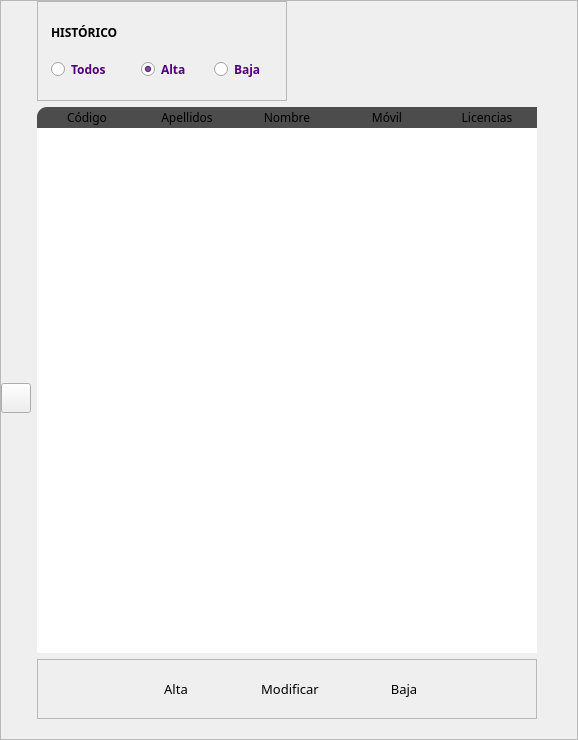
           <widget class="QFrame" name="frameTabla">
            <property name="sizePolicy">
             <sizepolicy hsizetype="Expanding" vsizetype="Expanding">
              <horstretch>0</horstretch>
              <verstretch>0</verstretch>
             </sizepolicy>
            </property>
            <property name="minimumSize">
             <size>
              <width>0</width>
              <height>740</height>
             </size>
            </property>
            <property name="mouseTracking">
             <bool>true</bool>
            </property>
            <property name="frameShape">
             <enum>QFrame::StyledPanel</enum>
            </property>
            <property name="frameShadow">
             <enum>QFrame::Sunken</enum>
            </property>
            <layout class="QGridLayout" name="gridLayout_6">
             <property name="leftMargin">
              <number>0</number>
             </property>
             <property name="topMargin">
              <number>0</number>
             </property>
             <property name="rightMargin">
              <number>40</number>
             </property>
             <property name="bottomMargin">
              <number>20</number>
             </property>
             <item row="0" column="1">
              <widget class="QFrame" name="frameRbt">
               <property name="sizePolicy">
                <sizepolicy hsizetype="Expanding" vsizetype="Expanding">
                 <horstretch>0</horstretch>
                 <verstretch>0</verstretch>
                </sizepolicy>
               </property>
               <property name="minimumSize">
                <size>
                 <width>0</width>
                 <height>0</height>
                </size>
               </property>
               <property name="maximumSize">
                <size>
                 <width>250</width>
                 <height>100</height>
                </size>
               </property>
               <property name="frameShape">
                <enum>QFrame::StyledPanel</enum>
               </property>
               <property name="frameShadow">
                <enum>QFrame::Raised</enum>
               </property>
               <layout class="QGridLayout" name="gridLayout_16">
                <property name="leftMargin">
                 <number>0</number>
                </property>
                <property name="horizontalSpacing">
                 <number>10</number>
                </property>
                <item row="0" column="0">
                 <widget class="QLabel" name="lblEstado_2">
                  <property name="maximumSize">
                   <size>
                    <width>75</width>
                    <height>20</height>
                   </size>
                  </property>
                  <property name="font">
                   <font>
                    <family>Poppins</family>
                    <pointsize>9</pointsize>
                    <weight>75</weight>
                    <bold>true</bold>
                   </font>
                  </property>
                  <property name="text">
                   <string>HISTÓRICO</string>
                  </property>
                 </widget>
                </item>
                <item row="1" column="0">
                 <widget class="QRadioButton" name="rbtTodos">
                  <property name="maximumSize">
                   <size>
                    <width>60</width>
                    <height>20</height>
                   </size>
                  </property>
                  <property name="font">
                   <font>
                    <family>Poppins</family>
                    <weight>75</weight>
                    <bold>true</bold>
                   </font>
                  </property>
                  <property name="styleSheet">
                   <string notr="true">color: #51007A;</string>
                  </property>
                  <property name="text">
                   <string>Todos</string>
                  </property>
                  <property name="checked">
                   <bool>false</bool>
                  </property>
                  <attribute name="buttonGroup">
                   <string notr="true">buttonGroup</string>
                  </attribute>
                 </widget>
                </item>
                <item row="1" column="1">
                 <widget class="QRadioButton" name="rbtAlta">
                  <property name="maximumSize">
                   <size>
                    <width>50</width>
                    <height>20</height>
                   </size>
                  </property>
                  <property name="font">
                   <font>
                    <family>Poppins</family>
                    <weight>75</weight>
                    <bold>true</bold>
                   </font>
                  </property>
                  <property name="styleSheet">
                   <string notr="true">color: #51007A;</string>
                  </property>
                  <property name="text">
                   <string>Alta</string>
                  </property>
                  <property name="checked">
                   <bool>true</bool>
                  </property>
                  <attribute name="buttonGroup">
                   <string notr="true">buttonGroup</string>
                  </attribute>
                 </widget>
                </item>
                <item row="1" column="2">
                 <widget class="QRadioButton" name="rbtBaja">
                  <property name="maximumSize">
                   <size>
                    <width>50</width>
                    <height>20</height>
                   </size>
                  </property>
                  <property name="font">
                   <font>
                    <family>Poppins</family>
                    <weight>75</weight>
                    <bold>true</bold>
                   </font>
                  </property>
                  <property name="styleSheet">
                   <string notr="true">color: #51007A;</string>
                  </property>
                  <property name="text">
                   <string>Baja</string>
                  </property>
                  <attribute name="buttonGroup">
                   <string notr="true">buttonGroup</string>
                  </attribute>
                 </widget>
                </item>
               </layout>
              </widget>
             </item>
             <item row="4" column="1" alignment="Qt::AlignHCenter">
              <widget class="QFrame" name="frameBtn">
               <property name="sizePolicy">
                <sizepolicy hsizetype="Expanding" vsizetype="Expanding">
                 <horstretch>0</horstretch>
                 <verstretch>0</verstretch>
                </sizepolicy>
               </property>
               <property name="minimumSize">
                <size>
                 <width>0</width>
                 <height>0</height>
                </size>
               </property>
               <property name="maximumSize">
                <size>
                 <width>500</width>
                 <height>60</height>
                </size>
               </property>
               <property name="frameShape">
                <enum>QFrame::StyledPanel</enum>
               </property>
               <property name="frameShadow">
                <enum>QFrame::Raised</enum>
               </property>
               <layout class="QGridLayout" name="gridLayout_5">
                <item row="0" column="0">
                 <layout class="QHBoxLayout" name="horizontalLayout_3">
                  <property name="spacing">
                   <number>0</number>
                  </property>
                  <item>
                   <spacer name="horizontalSpacer">
                    <property name="orientation">
                     <enum>Qt::Horizontal</enum>
                    </property>
                    <property name="sizeType">
                     <enum>QSizePolicy::Fixed</enum>
                    </property>
                    <property name="sizeHint" stdset="0">
                     <size>
                      <width>260</width>
                      <height>20</height>
                     </size>
                    </property>
                   </spacer>
                  </item>
                  <item>
                   <widget class="QPushButton" name="btnAltaDriver">
                    <property name="minimumSize">
                     <size>
                      <width>90</width>
                      <height>10</height>
                     </size>
                    </property>
                    <property name="maximumSize">
                     <size>
                      <width>75</width>
                      <height>30</height>
                     </size>
                    </property>
                    <property name="font">
                     <font>
                      <family>Poppins</family>
                      <pointsize>10</pointsize>
                     </font>
                    </property>
                    <property name="focusPolicy">
                     <enum>Qt::ClickFocus</enum>
                    </property>
                    <property name="styleSheet">
                     <string notr="true">border-radius:15px;</string>
                    </property>
                    <property name="text">
                     <string>Alta</string>
                    </property>
                   </widget>
                  </item>
                  <item>
                   <spacer name="horizontalSpacer_3">
                    <property name="orientation">
                     <enum>Qt::Horizontal</enum>
                    </property>
                    <property name="sizeType">
                     <enum>QSizePolicy::Fixed</enum>
                    </property>
                    <property name="sizeHint" stdset="0">
                     <size>
                      <width>30</width>
                      <height>20</height>
                     </size>
                    </property>
                   </spacer>
                  </item>
                  <item>
                   <widget class="QPushButton" name="btnModDriver">
                    <property name="sizePolicy">
                     <sizepolicy hsizetype="Fixed" vsizetype="Fixed">
                      <horstretch>0</horstretch>
                      <verstretch>0</verstretch>
                     </sizepolicy>
                    </property>
                    <property name="minimumSize">
                     <size>
                      <width>90</width>
                      <height>30</height>
                     </size>
                    </property>
                    <property name="maximumSize">
                     <size>
                      <width>90</width>
                      <height>30</height>
                     </size>
                    </property>
                    <property name="font">
                     <font>
                      <family>Poppins</family>
                      <pointsize>10</pointsize>
                     </font>
                    </property>
                    <property name="focusPolicy">
                     <enum>Qt::ClickFocus</enum>
                    </property>
                    <property name="styleSheet">
                     <string notr="true">border-radius:15px;</string>
                    </property>
                    <property name="text">
                     <string>Modificar</string>
                    </property>
                   </widget>
                  </item>
                  <item>
                   <spacer name="horizontalSpacer_4">
                    <property name="orientation">
                     <enum>Qt::Horizontal</enum>
                    </property>
                    <property name="sizeType">
                     <enum>QSizePolicy::Fixed</enum>
                    </property>
                    <property name="sizeHint" stdset="0">
                     <size>
                      <width>30</width>
                      <height>20</height>
                     </size>
                    </property>
                   </spacer>
                  </item>
                  <item>
                   <widget class="QPushButton" name="btnBajaDriver">
                    <property name="minimumSize">
                     <size>
                      <width>90</width>
                      <height>5</height>
                     </size>
                    </property>
                    <property name="maximumSize">
                     <size>
                      <width>90</width>
                      <height>30</height>
                     </size>
                    </property>
                    <property name="font">
                     <font>
                      <family>Poppins</family>
                      <pointsize>10</pointsize>
                     </font>
                    </property>
                    <property name="focusPolicy">
                     <enum>Qt::ClickFocus</enum>
                    </property>
                    <property name="styleSheet">
                     <string notr="true">border-radius:15px;</string>
                    </property>
                    <property name="text">
                     <string>Baja</string>
                    </property>
                   </widget>
                  </item>
                  <item>
                   <spacer name="horizontalSpacer_2">
                    <property name="orientation">
                     <enum>Qt::Horizontal</enum>
                    </property>
                    <property name="sizeType">
                     <enum>QSizePolicy::Fixed</enum>
                    </property>
                    <property name="sizeHint" stdset="0">
                     <size>
                      <width>260</width>
                      <height>20</height>
                     </size>
                    </property>
                   </spacer>
                  </item>
                 </layout>
                </item>
               </layout>
              </widget>
             </item>
             <item row="1" column="1" rowspan="2">
              <widget class="QTableWidget" name="tabDrivers">
               <property name="minimumSize">
                <size>
                 <width>0</width>
                 <height>0</height>
                </size>
               </property>
               <property name="maximumSize">
                <size>
                 <width>16777215</width>
                 <height>16777215</height>
                </size>
               </property>
               <property name="font">
                <font>
                 <family>Poppins</family>
                 <pointsize>9</pointsize>
                 <weight>50</weight>
                 <bold>false</bold>
                </font>
               </property>
               <property name="mouseTracking">
                <bool>true</bool>
               </property>
               <property name="tabletTracking">
                <bool>false</bool>
               </property>
               <property name="focusPolicy">
                <enum>Qt::NoFocus</enum>
               </property>
               <property name="autoFillBackground">
                <bool>false</bool>
               </property>
               <property name="styleSheet">
                <string notr="true">QHeaderView::section:horizontal{
border-top: 0px solid #ffffff;
color:'white';
font: 9pt ;
background-color:rgb(76,76,76);
}

QTableWidget::item:selected {
    background-color: rgb(81,0,122);
	color: white;
}


QTableWidget {border-radius: 5px;
margin: 0px;}

QHeaderView::section:last {
  border-top-right-radius: 10px;
 }
 QHeaderView::section:first {
 border-top-left-radius: 10px;
 }

QTableWidget QTableCornerButton::section {
    border-bottom-left-radius: 10px;
}

QTableWidget QTableCornerButton::section:last {
    border-bottom-right-radius: 10px;
}</string>
               </property>
               <property name="frameShape">
                <enum>QFrame::NoFrame</enum>
               </property>
               <property name="verticalScrollBarPolicy">
                <enum>Qt::ScrollBarAlwaysOff</enum>
               </property>
               <property name="horizontalScrollBarPolicy">
                <enum>Qt::ScrollBarAlwaysOff</enum>
               </property>
               <property name="editTriggers">
                <set>QAbstractItemView::NoEditTriggers</set>
               </property>
               <property name="alternatingRowColors">
                <bool>true</bool>
               </property>
               <property name="selectionMode">
                <enum>QAbstractItemView::SingleSelection</enum>
               </property>
               <property name="selectionBehavior">
                <enum>QAbstractItemView::SelectRows</enum>
               </property>
               <property name="showGrid">
                <bool>false</bool>
               </property>
               <property name="sortingEnabled">
                <bool>false</bool>
               </property>
               <attribute name="horizontalHeaderVisible">
                <bool>true</bool>
               </attribute>
               <attribute name="horizontalHeaderCascadingSectionResizes">
                <bool>false</bool>
               </attribute>
               <attribute name="horizontalHeaderHighlightSections">
                <bool>false</bool>
               </attribute>
               <attribute name="horizontalHeaderStretchLastSection">
                <bool>false</bool>
               </attribute>
               <attribute name="verticalHeaderVisible">
                <bool>false</bool>
               </attribute>
               <attribute name="verticalHeaderHighlightSections">
                <bool>false</bool>
               </attribute>
               <column>
                <property name="text">
                 <string>Código</string>
                </property>
               </column>
               <column>
                <property name="text">
                 <string>Apellidos</string>
                </property>
               </column>
               <column>
                <property name="text">
                 <string>Nombre</string>
                </property>
               </column>
               <column>
                <property name="text">
                 <string>Móvil</string>
                </property>
               </column>
               <column>
                <property name="text">
                 <string>Licencias</string>
                </property>
               </column>
               <column>
                <property name="text">
                 <string>Fecha Baja</string>
                </property>
               </column>
              </widget>
             </item>
             <item row="2" column="0" alignment="Qt::AlignTop">
              <widget class="QPushButton" name="btnFlecha">
               <property name="maximumSize">
                <size>
                 <width>30</width>
                 <height>30</height>
                </size>
               </property>
               <property name="font">
                <font>
                 <family>Poppins</family>
                 <pointsize>12</pointsize>
                 <weight>75</weight>
                 <bold>true</bold>
                </font>
               </property>
               <property name="focusPolicy">
                <enum>Qt::NoFocus</enum>
               </property>
               <property name="styleSheet">
                <string notr="true"/>
               </property>
               <property name="text">
                <string/>
               </property>
               <property name="icon">
                <iconset resource="../resources.qrc">
                 <normaloff>:/img/img/chevron-izquierdo.png</normaloff>:/img/img/chevron-izquierdo.png</iconset>
               </property>
               <property name="iconSize">
                <size>
                 <width>25</width>
                 <height>25</height>
                </size>
               </property>
              </widget>
             </item>
            </layout>
           </widget>
